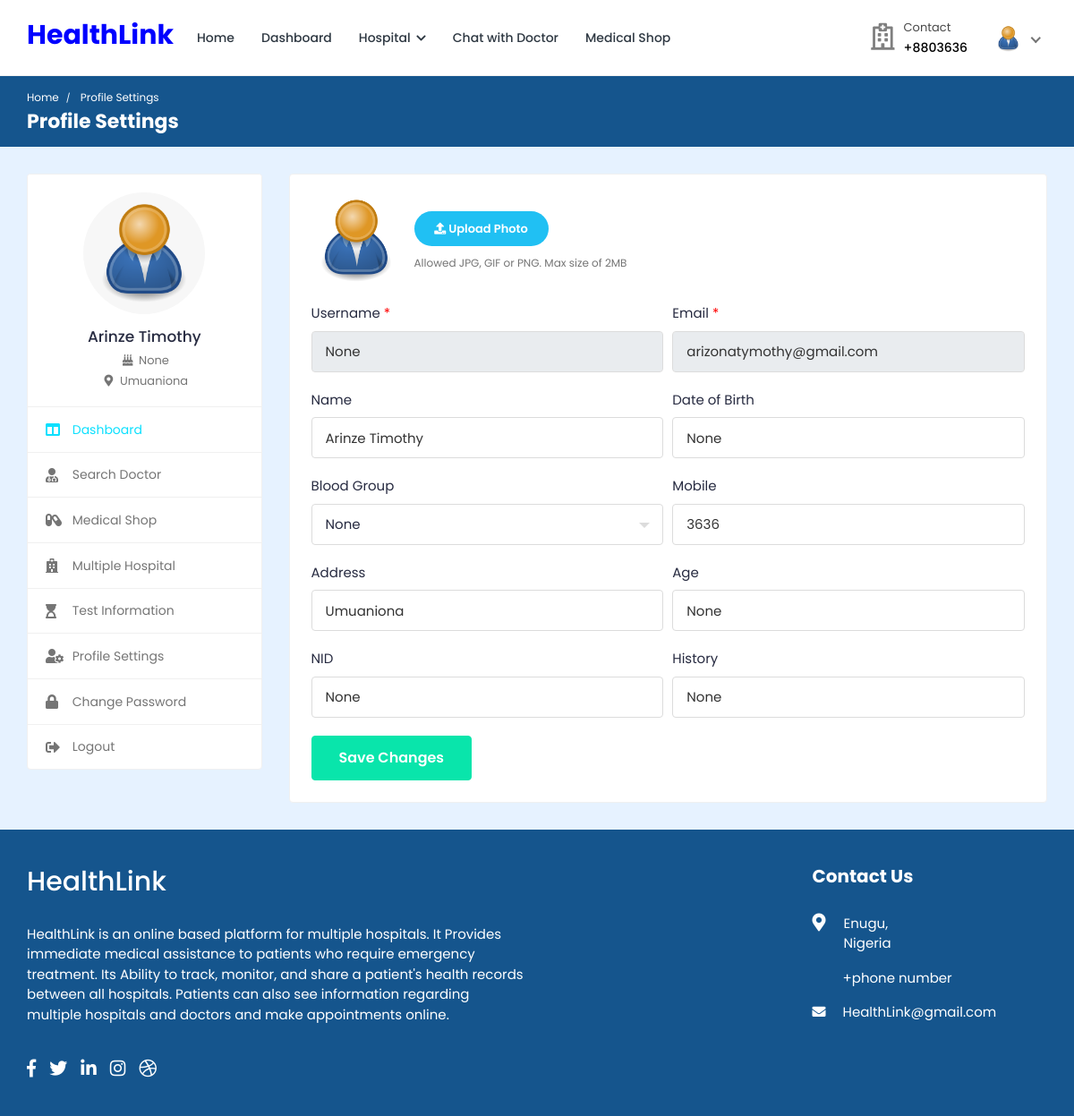
/profile-settings/ (signed in), run on the app's committed database.
### hospital/models.py (models this page shows, shortened)
class Patient(models.Model):
    patient_id = models.AutoField(primary_key=True)
    user = models.OneToOneField(User, on_delete=models.CASCADE, null=True, blank=True, related_name='patient')
    name = models.CharField(max_length=200, null=True, blank=True)
    username = models.CharField(max_length=200, null=True, blank=True)
    age = models.IntegerField(null=True, blank=True)
    email = models.EmailField(max_length=200, null=True, blank=True)
    phone_number = models.IntegerField(null=True, blank=True)
    address = models.CharField(max_length=200, null=True, blank=True)
    featured_image = models.ImageField(upload_to='patients/', default='patients/user-default.png', null=True, blank=True)
    blood_group = models.CharField(max_length=200, null=True, blank=True)
    history = models.CharField(max_length=200, null=True, blank=True)
    dob = models.CharField(max_length=200, null=True, blank=True)
    nid = models.CharField(max_length=200, null=True, blank=True)
    serial_number = models.CharField(max_length=200, null=True, blank=True)
    login_status = models.CharField(max_length=200, null=True, blank=True, default="offline")

### hospital/views.py (the view, shortened to what this page needs)
# urls.py: path('profile-settings/',views.profile_settings, name='profile-settings'),
@csrf_exempt
@login_required(login_url="login")
def profile_settings(request):
    if request.user.is_patient:
        patient = Patient.objects.get(user=request.user)
        old_featured_image = patient.featured_image
        if request.method == 'GET':
            context = {'patient': patient}
            return render(request, 'profile-settings.html', context)
    else:
        redirect('logout')

### templates/profile-settings.html (shortened to what this page needs)
{% load static %}
<!DOCTYPE html>
<html lang="en">
  <head>
    <link
      rel="stylesheet"
      href="{% static 'HealthStack-System/css/Normal/bootstrap.min.css' %}"
    />
    <link
      rel="stylesheet"
      href="{% static 'HealthStack-System/plugins/Normal/fontawesome/css/fontawesome.min.css' %}"
    />
    <link
      rel="stylesheet"
      href="{% static 'HealthStack-System/plugins/Normal/fontawesome/css/all.min.css' %}"
    />
    <link
      rel="stylesheet"
      href="{% static 'HealthStack-System/css/Normal/bootstrap-datetimepicker.min.css' %}"
    />
    <link
      rel="stylesheet"
      href="{% static 'HealthStack-System/plugins/Normal/select2/css/select2.min.css' %}"
    />
    <link
      rel="stylesheet"
      href="{% static 'HealthStack-System/css/Normal/style.css' %}"
    />
    <link href="https://use.fontawesome.com/releases/v5.7.2/css/all.css" rel="stylesheet" />
  </head>
  <body>
    <div class="main-wrapper">
      <header class="header">{% include 'patient_navbar.html' %}</header>
      <div class="breadcrumb-bar">
        <div class="container-fluid">
          <div class="row align-items-center">
            <div class="col-md-12 col-12">
              <nav aria-label="breadcrumb" class="page-breadcrumb">
                <ol class="breadcrumb">
                  <li class="breadcrumb-item"><a href="{% url 'patient-dashboard' %}">Home</a></li>
                  <li class="breadcrumb-item active" aria-current="page">
                    Profile Settings
                  </li>
                </ol>
              </nav>
              <h2 class="breadcrumb-title">Profile Settings</h2>
            </div>
          </div>
        </div>
      </div>
      <div class="content">
        <div class="container-fluid">
          <div class="row">
            <div class="col-md-5 col-lg-4 col-xl-3 theiaStickySidebar">
              <div>{% include 'patient-sidebar.html' %}</div>
            </div>
            <div class="col-md-7 col-lg-8 col-xl-9">
							<div class="card">
								<div class="card-body">
									<form action="{% url 'profile-settings' %}" method="POST" enctype="multipart/form-data">
										<div class="row form-row">
											<div class="col-12 col-md-12">
												<div class="form-group">
													<div class="change-avatar">
														<div class="profile-img">
															<img src="{{patient.featured_image.url}}" alt="User Image">
														</div>
														<div class="upload-img">
															<div class="change-photo-btn">
																<span><i class="fa fa-upload"></i> Upload Photo</span>
															</div>
															<small class="form-text text-muted">Allowed JPG, GIF or PNG. Max size of 2MB</small>
														</div>
													</div>
												</div>
											</div>
                      <div class="col-12 col-md-6">
                        <div class="form-group">
                          <label>Username <span class="text-danger">*</span></label>
                          <input type="text" class="form-control" readonly value="{{patient.username}}" >
                        </div>
											</div>
                      <div class="col-12 col-md-6">
                        <div class="form-group">
                          <label>Email <span class="text-danger">*</span></label>
                          <input type="text" class="form-control" readonly value="{{patient.email}}" >
                        </div>
											</div>
                      <div class="col-12 col-md-6">
												<div class="form-group">
													<label>Name</label>
													<input type="text" class="form-control" value="{{ patient.name }}" name="name">
												</div>
											</div>
											<div class="col-12 col-md-6">
												<div class="form-group">
													<label>Date of Birth</label>
														<input type="text" class="form-control datetimepicker" value="{{patient.dob}}" name="dob">
												</div>
											</div>
											<div class="col-12 col-md-6">
												<div class="form-group">
													<label>Blood Group</label>
												</div>
											</div>
											<div class="col-12 col-md-6">
												<div class="form-group">
													<label>Mobile</label>
													<input type="text" value="{{patient.phone_number}}" class="form-control" name="phone_number">
												</div>
											</div>
											<div class="col-12 col-md-6">
												<div class="form-group">
												<label>Address</label>
													<input type="text" class="form-control" value="{{patient.address}}" name="address">
												</div>
											</div>
                      <div class="col-12 col-md-6">
												<div class="form-group">
												<label>Age</label>
													<input type="text" class="form-control" value="{{patient.age}}" name="age">
												</div>
											</div>
											<div class="col-12 col-md-6">
												<div class="form-group">
													<label>NID</label>
													<input type="text" class="form-control" value="{{patient.nid}}" name="nid">
												</div>
											</div>
											<div class="col-12 col-md-6">
												<div class="form-group">
													<label>History</label>
													<input type="text" class="form-control" value="{{patient.history}}" name="history">
												</div>
											</div>
										</div>
										<div class="submit-section">
											<button type="submit" class="btn btn-primary submit-btn">Save Changes</button>
										</div>
									</form>
								</div>
							</div>
						</div>
          </div>
        </div>
      </div>
      {% include 'footer.html' %}
    </div>
  </body>
</html>

### templates/patient_navbar.html (shortened to what this page needs)
{% load static %}
<nav class="navbar navbar-expand-lg header-nav">
  <div class="navbar-header">
    <a href="{% url 'hospital_home'%}" class="navbar-brand logo">
      <h2 style="color:blue;font-weight:bold;">HealthLink</h2>
    </a>
  </div>
  <div class="main-menu-wrapper">
    <ul class="main-nav">
      <li>
        <a href="{% url 'hospital_home'%}">Home</a>
      </li>
      <li>
        <a href="{% url 'patient-dashboard' %}">Dashboard</a>
      </li>
      <li class="has-submenu">
        <a href="#">Hospital <i class="fas fa-chevron-down"></i></a>
      </li>
      {% if user.is_authenticated and user.is_patient %}
      <li>
        <a href="{% url 'chat-home' pk=user.id %}">Chat with Doctor</a>
      </li>
      {% endif %}
      <li>
        <a href="{% url 'pharmacy_shop' %}">Medical Shop</a>
      </li>
    </ul>
  </div>
  <ul class="nav header-navbar-rht">
    <li class="nav-item contact-item">
      <div class="header-contact-img">
        <i class="far fa-hospital"></i>
      </div>
      <div class="header-contact-detail">
        <p class="contact-header">Contact</p>
        <p class="contact-info-header">+880{{patient.phone_number}}</p>
      </div>
    </li>
    <li class="nav-item dropdown has-arrow logged-item">
      <a href="#" class="dropdown-toggle nav-link" data-toggle="dropdown">
        <span class="user-img">
          <img
            class="rounded-circle"
            src="{{patient.featured_image.url}}"
            width="31"
            alt="Richard Wilson"
          />
        </span>
      </a>
    </li>
  </ul>
</nav>

### templates/patient-sidebar.html
{% load static %}
    <div class="profile-sidebar">
      <div class="widget-profile pro-widget-content">
        <div class="profile-info-widget">
          <a href="#" class="booking-doc-img">
            <img
              src="{{ patient.featured_image.url }}"
              alt="User Image"
            />
          </a>
          <div class="profile-det-info">
            <h3>{{patient.name}}</h3>
            <div class="patient-details">
              <h5>
                <i class="fas fa-birthday-cake"></i> {{ patient.dob }}
              </h5>
              <h5 class="mb-0">
                <i class="fas fa-map-marker-alt"></i>
                {{ patient.address }}
              </h5>
            </div>
          </div>
        </div>
      </div>
      <div class="dashboard-widget">
        <nav class="dashboard-menu sidebar">
          <ul>
            <li class="active">
              <a href="{% url 'patient-dashboard' %}">
                <i class="fas fa-columns"></i>
                <span>Dashboard</span>
              </a>
            </li>
            <li class="nav-item has-submenu">
              <a href="{% url 'search' %}">
                <i class="fas fa-user-md"></i>
                <span>Search Doctor</span>
              </a>
            </li>
            <li class="has-submenu">
              <a href="{% url 'pharmacy_shop' %}" class="nav-link">
                <i class="fas fa-capsules"></i>
                <span>Medical Shop</span>
              </a>
            </li>
            <li>
                <a href="{% url 'multiple-hospital' %}">
                  <i class="fas fa-hospital"></i>
                  <span>Multiple Hospital</span>
                </a>
            </li>
            <li>
              <a href="{% url 'doctor-test-list'%}" target="_blank">
                <i class="fas fa-hourglass-start"></i>
                <span>Test Information</span>
              </a>
            </li>
            <li>
              <a href="{% url 'profile-settings' %}">
                <i class="fas fa-user-cog"></i>
                <span>Profile Settings</span>
              </a>
            </li>
            <li>
              <a href="{% url 'change-password' pk=user.id%}">
                <i class="fas fa-lock"></i>
                <span>Change Password</span>
              </a>
            </li>
            <li>
              <a href="{% url 'logout' %}">
                <i class="fas fa-sign-out-alt"></i>
                <span>Logout</span>
              </a>
            </li>
          </ul>
        </nav>
      </div>
    </div>

### data on the page
Patient: phone_number "3636", featured_image (placeholder picture), name "Arinze Timothy", dob "None", address "Umuaniona", username "None", email "arizonatymothy@gmail.com", age "None", nid "None", history "None"
